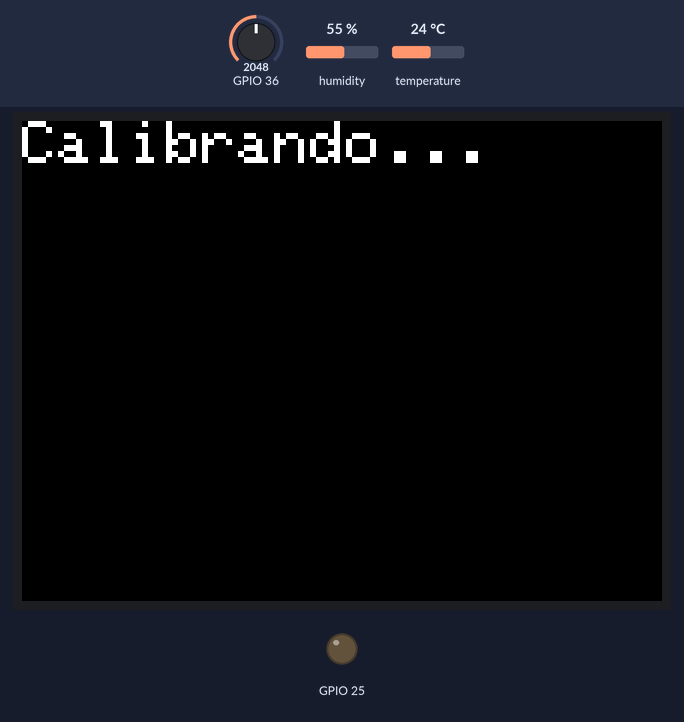
A sketch run on a simulated ESP32. Parts: 320×240 colour display, output pins drawn as LEDs (lit = HIGH). The test bench sets the inputs (shaded band); at power-on: GPIO 36 = 2048, humidity 55 %, temperature 24 °C. What the sketch prints to the serial monitor is not drawn.

Above: at 0.2 s.
At 10.3 s:
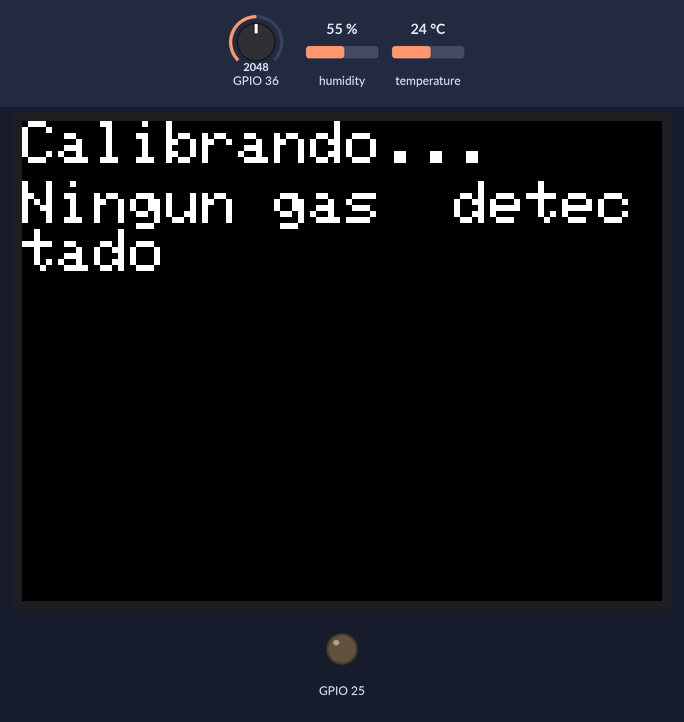
10.4 s: GPIO 36 set to 2306
12.5 s: GPIO 36 set to 2424
At 14.4 s:
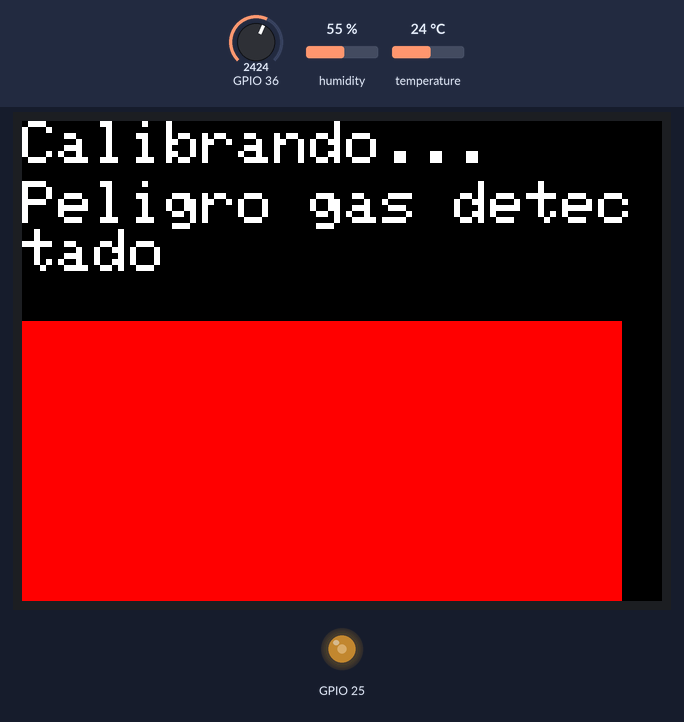
Timing chart, 0 to 15.9 s (numbered marks = the images above; inputs shaded):
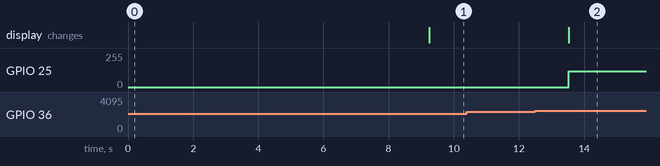

Measured:
- the behaviour switches between 2350 and 2351 on GPIO 36 (found by bisection; images 1 and 2)
- after the input at 10.4 s, every drawn part: stays the same
- after the input at 12.5 s, GPIO 25: 0/255 → 119/255 after 1.0 s; the display: changes after 1.0 s (image 2)

The sketch:

sensor_gas.ino
```cpp
#define         MQ1                       (36)     //define la entrada analogica para el sensor
#define         RL_VALOR             (5)     //define el valor de la resistencia mde carga en kilo ohms
#define         RAL       (9.83)  // resistencia del sensor en el aire limpio / RO, que se deriva de la   tabla de la hoja de datos
#define         GAS_LP                      (0)

#define BLANCO 0XFFFF
#define NEGRO 0
#define ROJO 0xF800
#define VERDE 0x07E0
#define AZUL 0x001F
#include <M5Stack.h>

String inputstring = "";                                                        //Cadena recibida desde el PC
float           LPCurve[3]  =  {2.3,0.21,-0.47};
float           Ro           =  10;
//humidity & temp
#include "DHT.h"

#define DHTPIN 2     // Pin del sensor DHT en el que está conectado
#define DHTTYPE DHT11   // Tipo de sensor DHT

DHT dht(DHTPIN, DHTTYPE);

//Toma 30 medidas para calibrar el sensor
 float Calibracion(float mq_pin){
  int i;
  float val=0;
    for (i=0;i<30;i++) {
    val += calc_res(analogRead(mq_pin));
    delay(300);
  }
  val = val/30;                     //calcular el valor medio
  val = val/RAL;
  return val;
}


void setup(){
  M5.begin(true, false, true);
  M5.Lcd.setTextSize(3);
  M5.Lcd.printf("Calibrando...");
Serial.begin(9600);    //Inicializa Serial a 9600 baudios
 dht.begin();


 Serial.println("Iniciando ...");
   //configuracion del sensor
  Serial.print("Calibrando...\n");
  Ro = Calibracion(MQ1);                        //Calibrando el sensor. Por favor de asegurarse que el sensor se encuentre en una zona de aire limpio mientras se calibra
  Serial.print("Calibracion finalizada...\n");
  Serial.print("Ro=");
  Serial.print(Ro);
  Serial.print("kohm");
  Serial.print("\n");
}


void loop()
{
   Serial.print("Lectura:");
   Serial.print(lecturaMQ(MQ1));
   //Serial.print(porcentaje_gas(lecturaMQ(MQ1)/Ro,GAS_LP) );
   Serial.print( "" );
   Serial.print("    ");
   Serial.print("\n");

   // Lee la humedad y la temperatura desde el sensor DHT
  float h = dht.readHumidity();
  float t = dht.readTemperature();

   // Imprime los valores de humedad y temperatura en la consola
  Serial.print("Humedad: ");
  Serial.print(dht.readHumidity());
  Serial.print("%");
  Serial.print("\t");
  Serial.print("Temperatura: ");
  Serial.print(dht.readTemperature());
  Serial.println("C");

    M5.Lcd.setCursor(0, 30);
    if (lecturaMQ(MQ1)>2350.00){
       M5.Lcd.setCursor(0, 30);
       M5.Lcd.fillRect (0, 100, 300, 150, RED);
       M5.Lcd.print ("Peligro gas detectado");
       for(int deg = 0; deg < 360; deg = deg + 1){
        dacWrite(25,int(128 + 127 * (sin (deg * PI * 4/ 180))));
       }

    }
    else if(lecturaMQ(MQ1)<2350.00){
       M5.Lcd.setCursor(0, 30);
       M5.Lcd.fillRect (0, 100, 300, 150, BLACK);
       M5.Lcd.print ("Ningun gas  detectado");


    }


    delay(1000);
}//loop

//Calcula la lectura raw
float calc_res(int raw_adc)
{
  return ( ((float)RL_VALOR*(1023-raw_adc)/raw_adc));
}


 //Calcula la lectura del sensor
float lecturaMQ(int mq_pin){

  float res=analogRead(mq_pin);
  return res;

}
```
